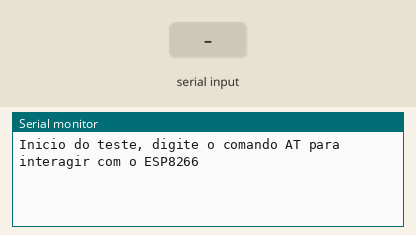
Simulated run of this sketch. Board: Arduino Uno, built with avr-gcc and run on an emulated ATmega328P. Parts: the last lines printed to the serial monitor. Inputs (shaded band) come from the test bench.

Above: at 1.2 s.
1.3 s: "1\n" received over Serial
At 1.8 s:
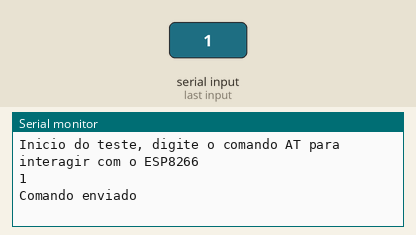
2.8 s: "1\n" received over the second serial link
At 4.2 s:
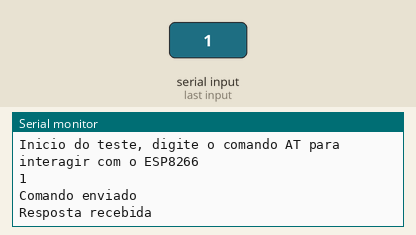

The sketch:

teste-esp8266.ino
```cpp
#include <SoftwareSerial.h>

#define ESP_BAUD 115200
#define SERIAL_BAUD 115200

//RX pino 2, TX pino 3
SoftwareSerial esp8266(2, 3);

void setup() {
	Serial.begin(SERIAL_BAUD);
	esp8266.begin(ESP_BAUD);

	Serial.println(F("Inicio do teste, digite o comando AT para interagir com o ESP8266"));
}

void loop() {
	if(Serial.available()) {
		String command = "";
		while(Serial.available()) {
      command+=Serial.readStringUntil('\n');
		}
		command+="\r\n";
    Serial.print(command);
		esp8266.print(command);
		esp8266.flush();
    Serial.println(F("Comando enviado"));
	}
	if(esp8266.available()) {
    Serial.println(F("Resposta recebida"));
		String response = "";
		while(esp8266.available()) response+=Serial.read();
		Serial.println(response);
		Serial.flush();
	}
}
```

Measured:
- after the input at 1.3 s, the serial monitor: prints a new line at once (image 1)
- after the input at 2.8 s, the serial monitor: prints a new line at once (image 2)
